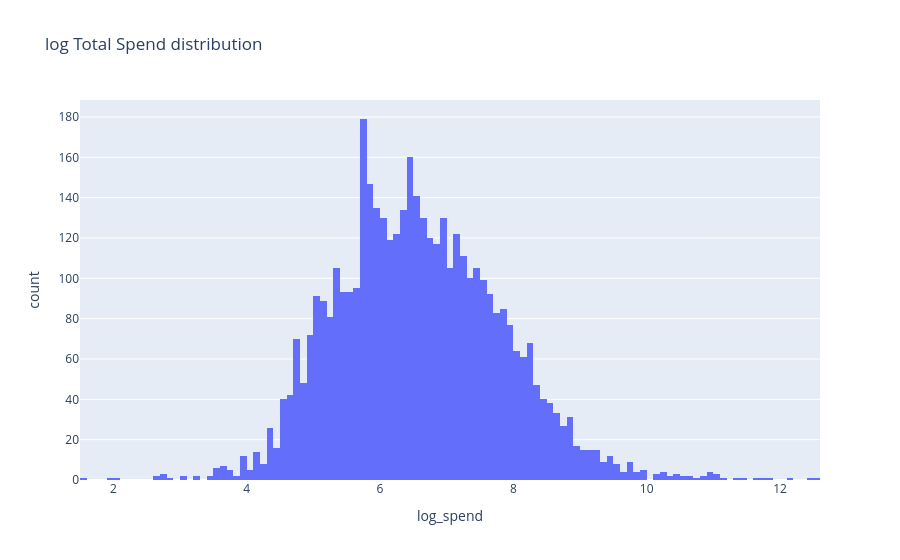
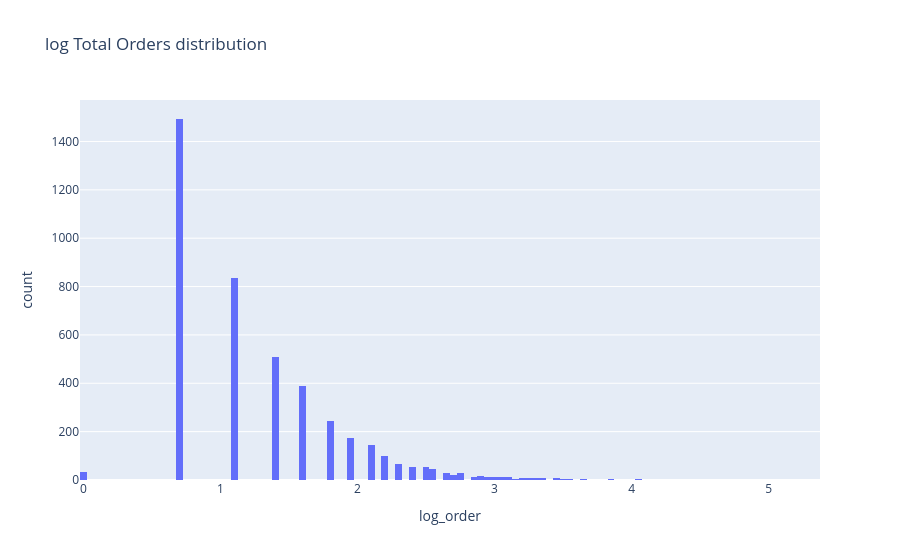
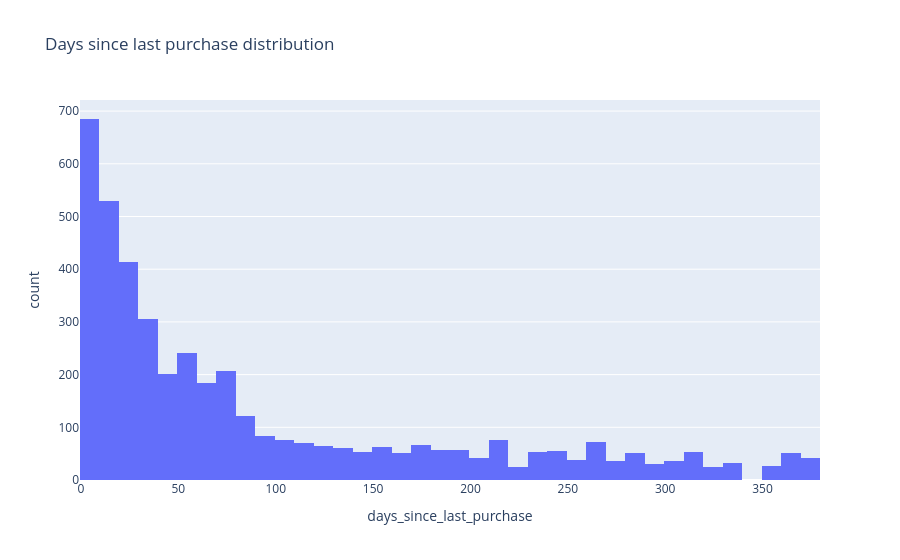

Notebook code cell kept with these figures, in order:
### Code cell
# Distribution av (total_spend, total_orders, days_since_last_purchase).
# Hanterar skew och extrema värden genom att Logaritmera total_spend och total_orders
plot_reg_customer = df_reg_customer.copy()
plot_reg_customer['log_spend'] = np.log1p(plot_reg_customer['total_spend'])
plot_reg_customer['log_order'] = np.log1p(plot_reg_customer['total_orders'])

px.histogram(plot_reg_customer,
             x='log_spend',
             title='log Total Spend distribution').show()
px.histogram(plot_reg_customer,
             x='log_order',
             title='log Total Orders distribution').show()
px.histogram(plot_reg_customer,
             x='days_since_last_purchase',
             title='Days since last purchase distribution').show()
# Överväg Jenks Natural Breaks?

### Figure 1 — Plotly figure (JSON) as saved in the notebook; plotly's stock layout.template omitted (floating-point values rounded to 4 significant figures; data arrays with more than 128 entries replaced by an {"elided": "..."} marker saying what was removed)
{"data": [{"bingroup": "x", "hovertemplate": "log_spend=%{x}<br>count=%{y}<extra></extra>", "legendgroup": "", "marker": {"color": "#636efa", "pattern": {"shape": ""}}, "name": "", "orientation": "v", "showlegend": false, "type": "histogram", "x": {"elided": "4369 float values"}, "xaxis": "x", "yaxis": "y"}], "layout": {"barmode": "relative", "legend": {"tracegroupgap": 0}, "title": {"text": "log Total Spend distribution"}, "xaxis": {"anchor": "y", "domain": [0, 1], "title": {"text": "log_spend"}}, "yaxis": {"anchor": "x", "domain": [0, 1], "title": {"text": "count"}}}}

### Figure 2 — Plotly figure (JSON) as saved in the notebook; plotly's stock layout.template omitted (floating-point values rounded to 4 significant figures; data arrays with more than 128 entries replaced by an {"elided": "..."} marker saying what was removed)
{"data": [{"bingroup": "x", "hovertemplate": "log_order=%{x}<br>count=%{y}<extra></extra>", "legendgroup": "", "marker": {"color": "#636efa", "pattern": {"shape": ""}}, "name": "", "orientation": "v", "showlegend": false, "type": "histogram", "x": {"elided": "4369 float values"}, "xaxis": "x", "yaxis": "y"}], "layout": {"barmode": "relative", "legend": {"tracegroupgap": 0}, "title": {"text": "log Total Orders distribution"}, "xaxis": {"anchor": "y", "domain": [0, 1], "title": {"text": "log_order"}}, "yaxis": {"anchor": "x", "domain": [0, 1], "title": {"text": "count"}}}}

### Figure 3 — Plotly figure (JSON) as saved in the notebook; plotly's stock layout.template omitted (floating-point values rounded to 4 significant figures; data arrays with more than 128 entries replaced by an {"elided": "..."} marker saying what was removed)
{"data": [{"bingroup": "x", "hovertemplate": "days_since_last_purchase=%{x}<br>count=%{y}<extra></extra>", "legendgroup": "", "marker": {"color": "#636efa", "pattern": {"shape": ""}}, "name": "", "orientation": "v", "showlegend": false, "type": "histogram", "x": {"elided": "4369 float values"}, "xaxis": "x", "yaxis": "y"}], "layout": {"barmode": "relative", "legend": {"tracegroupgap": 0}, "title": {"text": "Days since last purchase distribution"}, "xaxis": {"anchor": "y", "domain": [0, 1], "title": {"text": "days_since_last_purchase"}}, "yaxis": {"anchor": "x", "domain": [0, 1], "title": {"text": "count"}}}}
